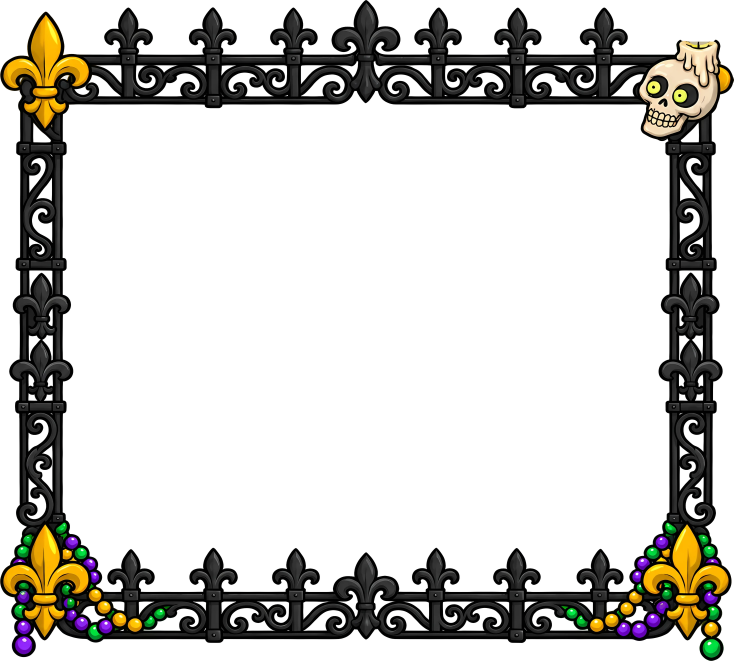
#> input picture frontend/assets/frame.webp, 2200 x 1982 px (shown at 1/3 size)
$ python board_back.py
#> lines starting #> are read from the running program, lines starting #| are printed output that depends on the picture; after the words box and inside, x2 and y2 are one past the last pixel; in counts of white or black regions, pixels touching at a corner belong together
"""The board's opaque backing, cut to the iron frame (frontend/assets/frame.webp) so it fits it exactly:
the frame's opening is flood-filled from its centre through every see-through pixel it can reach - the gaps between
the fence spikes, the curls of the lace - up to the solid iron, grown 4 px so it runs under the metal, and the velvet
(art/nola-src/4k/ui/board_bg.png) is painted into that shape with a soft dark shadow baked in where it meets the iron.
-> frontend/assets/board_back.webp, the same size as frame.webp; the page draws it in the frame's own box (#paintback).
usage: python tools/nola/board_back.py"""
import os
import numpy as np
from PIL import Image
from scipy import ndimage

ROOT = os.path.dirname(os.path.dirname(os.path.dirname(os.path.abspath(__file__))))
A = os.path.join(ROOT, "frontend", "assets")
frame = Image.open(os.path.join(A, "frame.webp")).convert("RGBA")
#> frame is the input picture: PIL image 2200x1982 RGBA; mean R, G, B, A 13.3, 11.8, 7.8, 64.1
W, H = frame.size
#> W = 2200; H = 1982
al = np.asarray(frame.getchannel("A"))
clear = al < 110
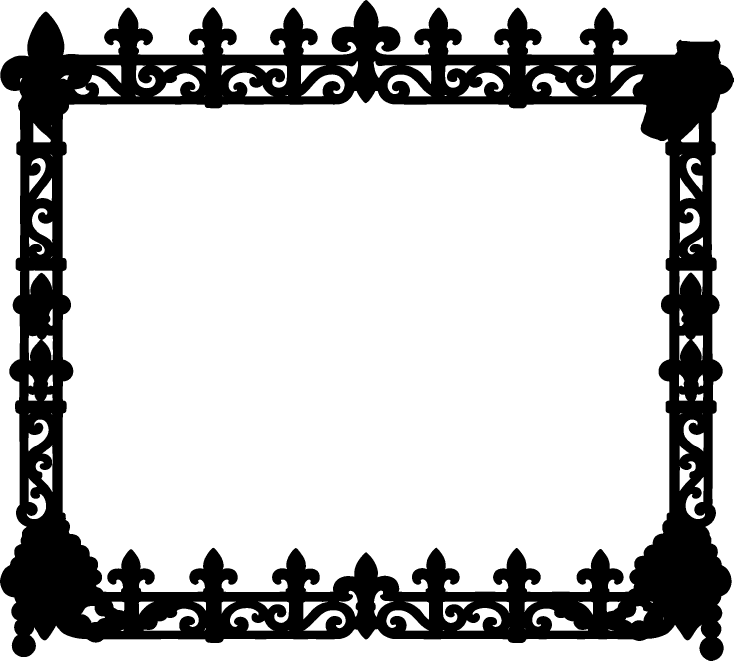
#> clear: shape (1982, 2200) bool (shown at 1/3 size); 74.8% white; 1 black region, box (x1, y1, x2, y2) and area: (0, 0, 2200, 1982) 1098288
lab, _ = ndimage.label(clear)
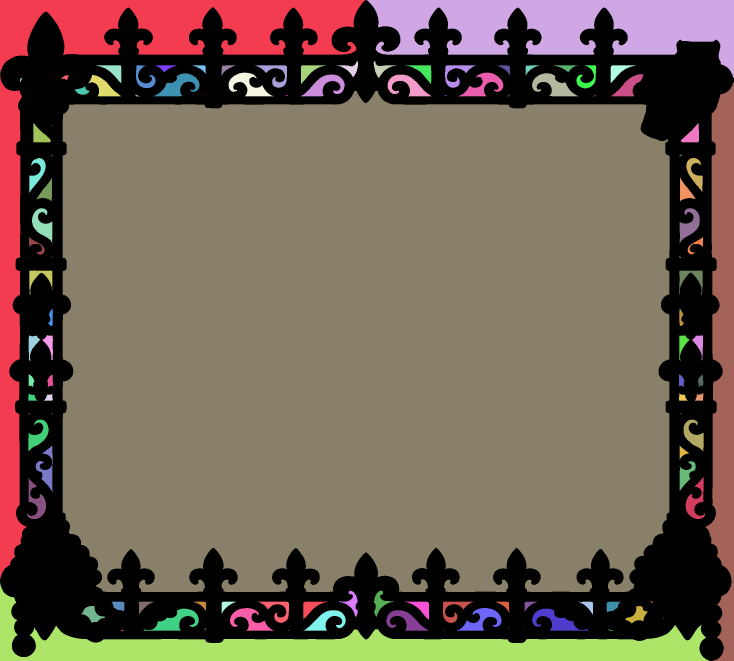
#> lab: shape (1982, 2200) int32 (shown at 1/3 size); 138 distinct labels, from 0 to 137; one colour per label, 0 black
hole = lab == lab[H // 2, W // 2]                       # the opening and everything open to it
#> hole: shape (1982, 2200) bool; 58.3% white; 1 black region, box (x1, y1, x2, y2) and area: (0, 0, 2200, 1982) 1817424
if hole[0].any() or hole[-1].any() or hole[:, 0].any() or hole[:, -1].any():
    raise SystemExit("the opening leaks to the frame's edge: the iron is not closed")
hole = ndimage.binary_fill_holes(hole)
shape = ndimage.binary_dilation(hole, iterations=4)     # tucks under the iron all round
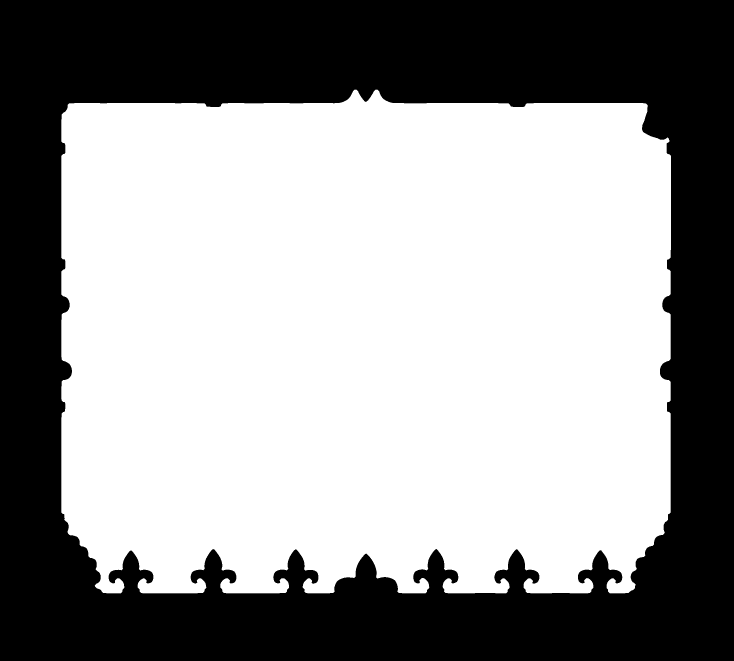
#> shape: shape (1982, 2200) bool (shown at 1/3 size); 59.1% white; 1 black region, box (x1, y1, x2, y2) and area: (0, 0, 2200, 1982) 1781931
ys, xs = np.nonzero(shape)
x0, x1, y0, y1 = xs.min(), xs.max() + 1, ys.min(), ys.max() + 1
#> x0 = 184; x1 = 2013; y0 = 269; y1 = 1780
tex = Image.open(os.path.join(ROOT, "art", "nola-src", "4k", "ui", "board_bg.png")).convert("RGB")
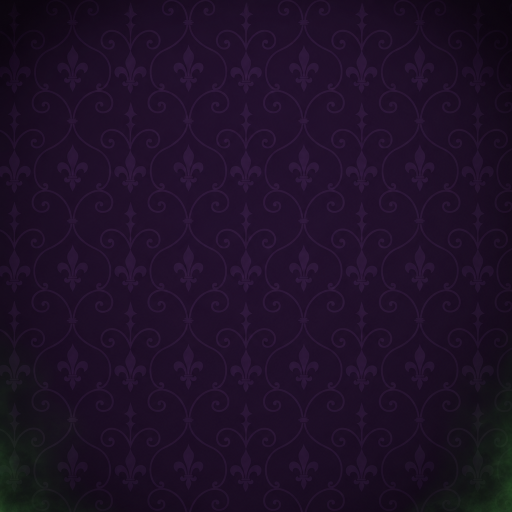
#> input picture art/nola-src/ui/board_bg.png, 1024 x 1024 px, found by its file name (shown at 1/2 size)
#> tex is the input picture: PIL image 1024x1024 RGB; mean R, G, B 30.2, 15.8, 38.5
tex = np.asarray(tex.resize((x1 - x0, y1 - y0), Image.LANCZOS)).astype(np.float32)
#> tex: shape (1511, 1829, 3) float32
# the shadow: how far each pixel is from the iron, darkening the last ~30 px into it
d = ndimage.distance_transform_edt(hole)[y0:y1, x0:x1]
shade = .32 + .68 * np.clip(d / 34.0, 0, 1) ** .8
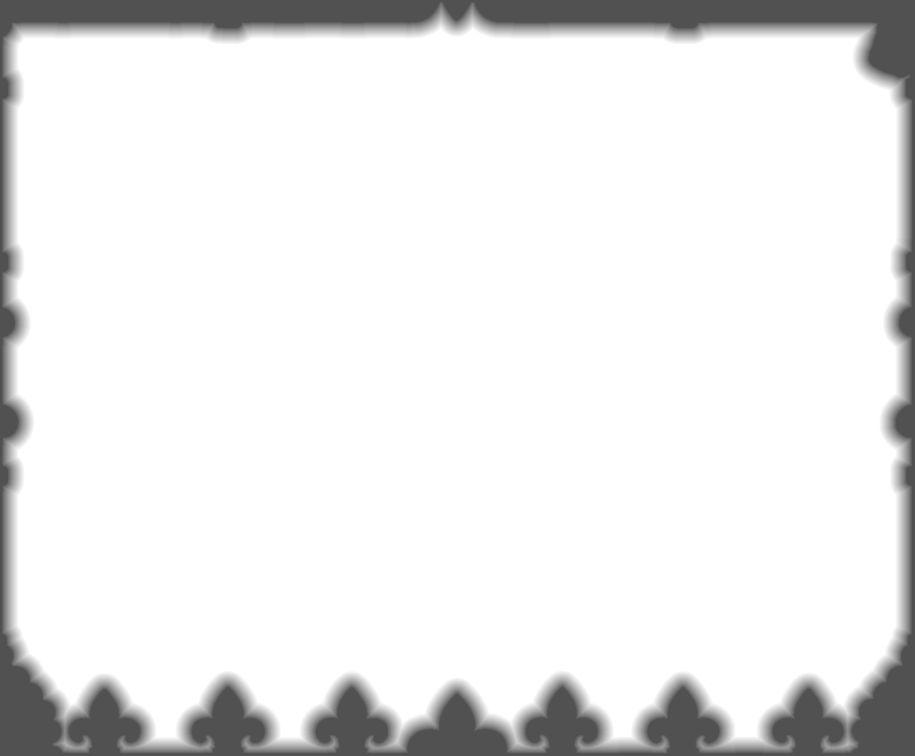
#> shade: shape (1511, 1829) float64 (shown at 1/2 size); min 0.32, max 1, mean 0.915
rgb = np.zeros((H, W, 3), np.float32)
rgb[y0:y1, x0:x1] = tex * shade[..., None]
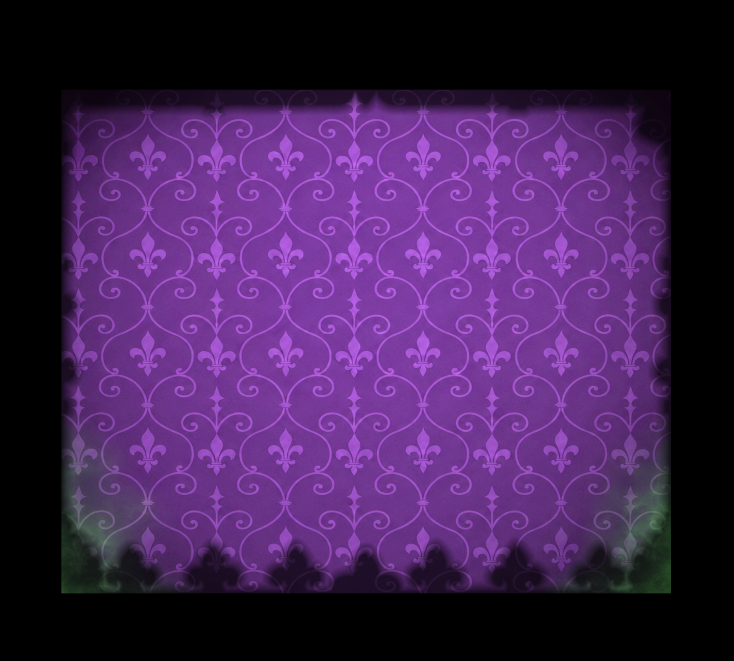
#> rgb: shape (1982, 2200, 3) float32 (shown at 1/3 size); mean R, G, B 17.9, 9.2, 22.8; drawn with min black and max white
alpha = np.zeros((H, W), np.uint8)
alpha[shape] = 255
soft = ndimage.gaussian_filter(alpha.astype(np.float32), 1.0)   # an antialiased edge (it is under the iron anyway)
out = Image.fromarray(np.dstack([rgb.clip(0, 255).astype(np.uint8), soft.clip(0, 255).astype(np.uint8)]), "RGBA")
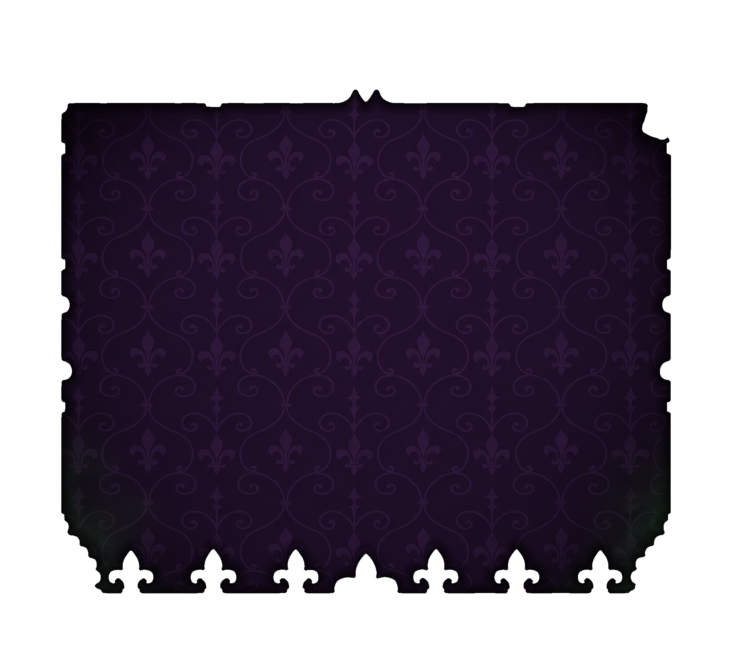
#> out: PIL image 2200x1982 RGBA (shown at 1/3 size); mean R, G, B, A 17.9, 9.1, 22.8, 150.8; transparent parts drawn white
out.save(os.path.join(A, "board_back.webp"), "WEBP", quality=88, alpha_quality=90, method=6)
print("board_back.webp", (W, H), "opening box", (int(x0), int(y0), int(x1), int(y1)), "fill", round(shape.mean(), 3))
#| board_back.webp (2200, 1982) opening box (184, 269, 2013, 1780) fill 0.591
